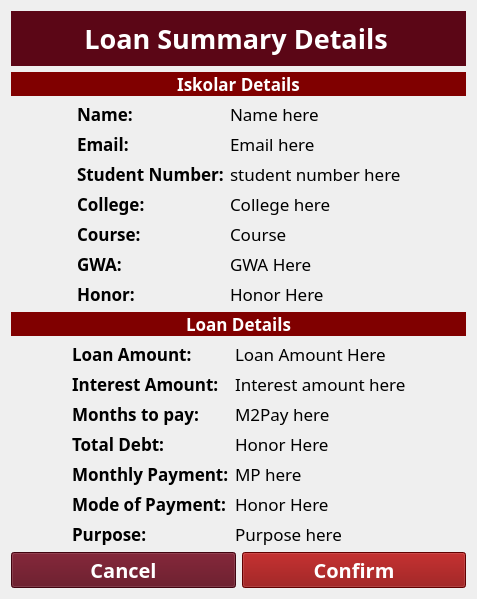
      <widget class="QWidget" name="summaryPage">
       <layout class="QGridLayout" name="gridLayout_7">
        <item row="0" column="0">
         <layout class="QVBoxLayout" name="verticalLayout_22">
          <item>
           <widget class="QWidget" name="summPageHeader" native="true">
            <property name="maximumSize">
             <size>
              <width>16777215</width>
              <height>71</height>
             </size>
            </property>
            <property name="styleSheet">
             <string notr="true">background-color: rgb(91, 6, 22);</string>
            </property>
            <layout class="QHBoxLayout" name="horizontalLayout_21">
             <property name="leftMargin">
              <number>60</number>
             </property>
             <property name="rightMargin">
              <number>65</number>
             </property>
             <item>
              <layout class="QHBoxLayout" name="horizontalLayout_22">
               <item>
                <widget class="QLabel" name="pupLogo_6">
                 <property name="enabled">
                  <bool>true</bool>
                 </property>
                 <property name="maximumSize">
                  <size>
                   <width>51</width>
                   <height>51</height>
                  </size>
                 </property>
                 <property name="styleSheet">
                  <string notr="true"/>
                 </property>
                 <property name="frameShape">
                  <enum>QFrame::NoFrame</enum>
                 </property>
                 <property name="frameShadow">
                  <enum>QFrame::Plain</enum>
                 </property>
                 <property name="lineWidth">
                  <number>0</number>
                 </property>
                 <property name="text">
                  <string/>
                 </property>
                 <property name="pixmap">
                  <pixmap resource="resources/puplogo.qrc">:/pupLogo/pup_logo.png</pixmap>
                 </property>
                 <property name="scaledContents">
                  <bool>true</bool>
                 </property>
                </widget>
               </item>
               <item>
                <widget class="QLabel" name="titleLabel_6">
                 <property name="font">
                  <font>
                   <family>Atkinson Hyperlegible</family>
                   <pointsize>20</pointsize>
                   <weight>75</weight>
                   <italic>false</italic>
                   <bold>true</bold>
                  </font>
                 </property>
                 <property name="mouseTracking">
                  <bool>true</bool>
                 </property>
                 <property name="contextMenuPolicy">
                  <enum>Qt::DefaultContextMenu</enum>
                 </property>
                 <property name="styleSheet">
                  <string notr="true">color: rgb(255, 255, 255);</string>
                 </property>
                 <property name="frameShape">
                  <enum>QFrame::NoFrame</enum>
                 </property>
                 <property name="lineWidth">
                  <number>0</number>
                 </property>
                 <property name="midLineWidth">
                  <number>0</number>
                 </property>
                 <property name="text">
                  <string>&lt;html&gt;&lt;head/&gt;&lt;body&gt;&lt;p align=&quot;center&quot;&gt;Loan Summary Details&lt;/p&gt;&lt;/body&gt;&lt;/html&gt;</string>
                 </property>
                 <property name="scaledContents">
                  <bool>false</bool>
                 </property>
                 <property name="alignment">
                  <set>Qt::AlignCenter</set>
                 </property>
                 <property name="indent">
                  <number>-1</number>
                 </property>
                </widget>
               </item>
               <item>
                <widget class="QLabel" name="appLogo_6">
                 <property name="maximumSize">
                  <size>
                   <width>51</width>
                   <height>51</height>
                  </size>
                 </property>
                 <property name="frameShape">
                  <enum>QFrame::NoFrame</enum>
                 </property>
                 <property name="lineWidth">
                  <number>0</number>
                 </property>
                 <property name="text">
                  <string/>
                 </property>
                 <property name="pixmap">
                  <pixmap resource="resources/applogo.qrc">:/appLogo/app_logo.png</pixmap>
                 </property>
                 <property name="scaledContents">
                  <bool>true</bool>
                 </property>
                </widget>
               </item>
              </layout>
             </item>
            </layout>
           </widget>
          </item>
          <item>
           <widget class="QLabel" name="iskoDetailsTitle_3">
            <property name="maximumSize">
             <size>
              <width>16777215</width>
              <height>24</height>
             </size>
            </property>
            <property name="font">
             <font>
              <family>Atkinson Hyperlegible</family>
              <pointsize>13</pointsize>
              <weight>75</weight>
              <bold>true</bold>
             </font>
            </property>
            <property name="styleSheet">
             <string notr="true">color: rgb(255, 255, 255);
background-color: rgb(128, 0, 0);</string>
            </property>
            <property name="text">
             <string>Iskolar Details</string>
            </property>
            <property name="alignment">
             <set>Qt::AlignCenter</set>
            </property>
           </widget>
          </item>
          <item>
           <layout class="QHBoxLayout" name="horizontalLayout_23">
            <item>
             <spacer name="horizontalSpacer_12">
              <property name="orientation">
               <enum>Qt::Horizontal</enum>
              </property>
              <property name="sizeHint" stdset="0">
               <size>
                <width>40</width>
                <height>20</height>
               </size>
              </property>
             </spacer>
            </item>
            <item>
             <layout class="QVBoxLayout" name="verticalLayout_16">
              <item>
               <widget class="QLabel" name="nameLabel_3">
                <property name="font">
                 <font>
                  <family>Atkinson Hyperlegible</family>
                  <pointsize>13</pointsize>
                  <weight>75</weight>
                  <bold>true</bold>
                 </font>
                </property>
                <property name="text">
                 <string>Name:</string>
                </property>
               </widget>
              </item>
              <item>
               <widget class="QLabel" name="emailLabel">
                <property name="font">
                 <font>
                  <family>Atkinson Hyperlegible</family>
                  <pointsize>13</pointsize>
                  <weight>75</weight>
                  <bold>true</bold>
                 </font>
                </property>
                <property name="text">
                 <string>Email:</string>
                </property>
               </widget>
              </item>
              <item>
               <widget class="QLabel" name="studentNumLabel_3">
                <property name="font">
                 <font>
                  <family>Atkinson Hyperlegible</family>
                  <pointsize>13</pointsize>
                  <weight>75</weight>
                  <bold>true</bold>
                 </font>
                </property>
                <property name="text">
                 <string>Student Number:</string>
                </property>
               </widget>
              </item>
              <item>
               <widget class="QLabel" name="collegeLabel">
                <property name="font">
                 <font>
                  <family>Atkinson Hyperlegible</family>
                  <pointsize>13</pointsize>
                  <weight>75</weight>
                  <bold>true</bold>
                 </font>
                </property>
                <property name="text">
                 <string>College:</string>
                </property>
               </widget>
              </item>
              <item>
               <widget class="QLabel" name="courseLabel_3">
                <property name="font">
                 <font>
                  <family>Atkinson Hyperlegible</family>
                  <pointsize>13</pointsize>
                  <weight>75</weight>
                  <bold>true</bold>
                 </font>
                </property>
                <property name="text">
                 <string>Course:</string>
                </property>
               </widget>
              </item>
              <item>
               <widget class="QLabel" name="gwaLabel_2">
                <property name="font">
                 <font>
                  <family>Atkinson Hyperlegible</family>
                  <pointsize>13</pointsize>
                  <weight>75</weight>
                  <bold>true</bold>
                 </font>
                </property>
                <property name="text">
                 <string>GWA:</string>
                </property>
               </widget>
              </item>
              <item>
               <widget class="QLabel" name="honorLabel_2">
                <property name="font">
                 <font>
                  <family>Atkinson Hyperlegible</family>
                  <pointsize>13</pointsize>
                  <weight>75</weight>
                  <bold>true</bold>
                 </font>
                </property>
                <property name="text">
                 <string>Honor:</string>
                </property>
               </widget>
              </item>
             </layout>
            </item>
            <item>
             <layout class="QVBoxLayout" name="verticalLayout_17">
              <item>
               <widget class="QLabel" name="nameSummDisplay">
                <property name="font">
                 <font>
                  <family>Atkinson Hyperlegible</family>
                  <pointsize>13</pointsize>
                  <weight>50</weight>
                  <bold>false</bold>
                 </font>
                </property>
                <property name="text">
                 <string>Name here</string>
                </property>
               </widget>
              </item>
              <item>
               <widget class="QLabel" name="emailSummDisplay">
                <property name="font">
                 <font>
                  <family>Atkinson Hyperlegible</family>
                  <pointsize>13</pointsize>
                  <weight>50</weight>
                  <bold>false</bold>
                 </font>
                </property>
                <property name="text">
                 <string>Email here</string>
                </property>
               </widget>
              </item>
              <item>
               <widget class="QLabel" name="studentNumSummDisplay">
                <property name="font">
                 <font>
                  <family>Atkinson Hyperlegible</family>
                  <pointsize>13</pointsize>
                  <weight>50</weight>
                  <bold>false</bold>
                 </font>
                </property>
                <property name="text">
                 <string>student number here</string>
                </property>
               </widget>
              </item>
              <item>
               <widget class="QLabel" name="collegeSummDisplay">
                <property name="font">
                 <font>
                  <family>Atkinson Hyperlegible</family>
                  <pointsize>13</pointsize>
                  <weight>50</weight>
                  <bold>false</bold>
                 </font>
                </property>
                <property name="text">
                 <string>College here</string>
                </property>
               </widget>
              </item>
              <item>
               <widget class="QLabel" name="courseSummDisplay">
                <property name="font">
                 <font>
                  <family>Atkinson Hyperlegible</family>
                  <pointsize>13</pointsize>
                  <weight>50</weight>
                  <bold>false</bold>
                 </font>
                </property>
                <property name="text">
                 <string>Course</string>
                </property>
               </widget>
              </item>
              <item>
               <widget class="QLabel" name="gwaSummDisplay">
                <property name="font">
                 <font>
                  <family>Atkinson Hyperlegible</family>
                  <pointsize>13</pointsize>
                  <weight>50</weight>
                  <bold>false</bold>
                 </font>
                </property>
                <property name="text">
                 <string>GWA Here</string>
                </property>
               </widget>
              </item>
              <item>
               <widget class="QLabel" name="honorSummDisplay">
                <property name="font">
                 <font>
                  <family>Atkinson Hyperlegible</family>
                  <pointsize>13</pointsize>
                  <weight>50</weight>
                  <bold>false</bold>
                 </font>
                </property>
                <property name="text">
                 <string>Honor Here</string>
                </property>
               </widget>
              </item>
             </layout>
            </item>
            <item>
             <spacer name="horizontalSpacer_9">
              <property name="orientation">
               <enum>Qt::Horizontal</enum>
              </property>
              <property name="sizeHint" stdset="0">
               <size>
                <width>40</width>
                <height>20</height>
               </size>
              </property>
             </spacer>
            </item>
           </layout>
          </item>
          <item>
           <widget class="QLabel" name="iskoDetailsTitle_4">
            <property name="maximumSize">
             <size>
              <width>16777215</width>
              <height>24</height>
             </size>
            </property>
            <property name="font">
             <font>
              <family>Atkinson Hyperlegible</family>
              <pointsize>13</pointsize>
              <weight>75</weight>
              <bold>true</bold>
             </font>
            </property>
            <property name="styleSheet">
             <string notr="true">color: rgb(255, 255, 255);
background-color: rgb(128, 0, 0);</string>
            </property>
            <property name="text">
             <string>Loan Details</string>
            </property>
            <property name="alignment">
             <set>Qt::AlignCenter</set>
            </property>
           </widget>
          </item>
          <item>
           <layout class="QHBoxLayout" name="horizontalLayout_24">
            <item>
             <spacer name="horizontalSpacer_13">
              <property name="orientation">
               <enum>Qt::Horizontal</enum>
              </property>
              <property name="sizeHint" stdset="0">
               <size>
                <width>40</width>
                <height>20</height>
               </size>
              </property>
             </spacer>
            </item>
            <item>
             <layout class="QVBoxLayout" name="verticalLayout_20">
              <item>
               <widget class="QLabel" name="loanAmountLabel_3">
                <property name="font">
                 <font>
                  <family>Atkinson Hyperlegible</family>
                  <pointsize>13</pointsize>
                  <weight>75</weight>
                  <bold>true</bold>
                 </font>
                </property>
                <property name="text">
                 <string>Loan Amount:</string>
                </property>
               </widget>
              </item>
              <item>
               <widget class="QLabel" name="interestAmountLabel_2">
                <property name="font">
                 <font>
                  <family>Atkinson Hyperlegible</family>
                  <pointsize>13</pointsize>
                  <weight>75</weight>
                  <bold>true</bold>
                 </font>
                </property>
                <property name="text">
                 <string>Interest Amount:</string>
                </property>
               </widget>
              </item>
              <item>
               <widget class="QLabel" name="paymentDurationDisplay_3">
                <property name="font">
                 <font>
                  <family>Atkinson Hyperlegible</family>
                  <pointsize>13</pointsize>
                  <weight>75</weight>
                  <bold>true</bold>
                 </font>
                </property>
                <property name="text">
                 <string>Months to pay:</string>
                </property>
               </widget>
              </item>
              <item>
               <widget class="QLabel" name="totalDebtLabel_2">
                <property name="font">
                 <font>
                  <family>Atkinson Hyperlegible</family>
                  <pointsize>13</pointsize>
                  <weight>75</weight>
                  <bold>true</bold>
                 </font>
                </property>
                <property name="text">
                 <string>Total Debt:</string>
                </property>
               </widget>
              </item>
              <item>
               <widget class="QLabel" name="monthPaymentLabel_2">
                <property name="font">
                 <font>
                  <family>Atkinson Hyperlegible</family>
                  <pointsize>13</pointsize>
                  <weight>75</weight>
                  <bold>true</bold>
                 </font>
                </property>
                <property name="text">
                 <string>Monthly Payment:</string>
                </property>
               </widget>
              </item>
              <item>
               <widget class="QLabel" name="modePaymentLabel_2">
                <property name="font">
                 <font>
                  <family>Atkinson Hyperlegible</family>
                  <pointsize>13</pointsize>
                  <weight>75</weight>
                  <bold>true</bold>
                 </font>
                </property>
                <property name="text">
                 <string>Mode of Payment:</string>
                </property>
               </widget>
              </item>
              <item>
               <widget class="QLabel" name="purposeLabel_2">
                <property name="font">
                 <font>
                  <family>Atkinson Hyperlegible</family>
                  <pointsize>13</pointsize>
                  <weight>75</weight>
                  <bold>true</bold>
                 </font>
                </property>
                <property name="text">
                 <string>Purpose:</string>
                </property>
               </widget>
              </item>
             </layout>
            </item>
            <item>
             <layout class="QVBoxLayout" name="verticalLayout_21">
              <item>
               <widget class="QLabel" name="loanAmountSummDisplay">
                <property name="font">
                 <font>
                  <family>Atkinson Hyperlegible</family>
                  <pointsize>13</pointsize>
                  <weight>50</weight>
                  <bold>false</bold>
                 </font>
                </property>
                <property name="text">
                 <string>Loan Amount Here</string>
                </property>
               </widget>
              </item>
              <item>
               <widget class="QLabel" name="interestAmountSummDisplay">
                <property name="font">
                 <font>
                  <family>Atkinson Hyperlegible</family>
                  <pointsize>13</pointsize>
                  <weight>50</weight>
                  <bold>false</bold>
                 </font>
                </property>
                <property name="text">
                 <string>Interest amount here</string>
                </property>
               </widget>
              </item>
              <item>
               <widget class="QLabel" name="paymentDurationSummDisplay">
                <property name="font">
                 <font>
                  <family>Atkinson Hyperlegible</family>
                  <pointsize>13</pointsize>
                  <weight>50</weight>
                  <bold>false</bold>
                 </font>
                </property>
                <property name="text">
                 <string>M2Pay here</string>
                </property>
               </widget>
              </item>
              <item>
               <widget class="QLabel" name="totalDebtSummDisplay">
                <property name="font">
                 <font>
                  <family>Atkinson Hyperlegible</family>
                  <pointsize>13</pointsize>
                  <weight>50</weight>
                  <bold>false</bold>
                 </font>
                </property>
                <property name="text">
                 <string>Honor Here</string>
                </property>
               </widget>
              </item>
              <item>
               <widget class="QLabel" name="monthPaymentSummDisplay">
                <property name="font">
                 <font>
                  <family>Atkinson Hyperlegible</family>
                  <pointsize>13</pointsize>
                  <weight>50</weight>
                  <bold>false</bold>
                 </font>
                </property>
                <property name="text">
                 <string>MP here</string>
                </property>
               </widget>
              </item>
              <item>
               <widget class="QLabel" name="modePaymentSummDisplay">
                <property name="font">
                 <font>
                  <family>Atkinson Hyperlegible</family>
                  <pointsize>13</pointsize>
                  <weight>50</weight>
                  <bold>false</bold>
                 </font>
                </property>
                <property name="text">
                 <string>Honor Here</string>
                </property>
               </widget>
              </item>
              <item>
               <widget class="QLabel" name="purposeSummDisplay">
                <property name="font">
                 <font>
                  <family>Atkinson Hyperlegible</family>
                  <pointsize>13</pointsize>
                  <weight>50</weight>
                  <bold>false</bold>
                 </font>
                </property>
                <property name="text">
                 <string>Purpose here</string>
                </property>
               </widget>
              </item>
             </layout>
            </item>
            <item>
             <spacer name="horizontalSpacer_11">
              <property name="orientation">
               <enum>Qt::Horizontal</enum>
              </property>
              <property name="sizeHint" stdset="0">
               <size>
                <width>40</width>
                <height>20</height>
               </size>
              </property>
             </spacer>
            </item>
           </layout>
          </item>
          <item>
           <layout class="QHBoxLayout" name="horizontalLayout_25">
            <item>
             <widget class="QPushButton" name="applyConfirmBtn_2">
              <property name="font">
               <font>
                <family>Atkinson Hyperlegible</family>
                <pointsize>15</pointsize>
                <weight>75</weight>
                <bold>true</bold>
               </font>
              </property>
              <property name="styleSheet">
               <string notr="true">color: rgb(255, 255, 255);
background-color: rgb(91, 6, 22);</string>
              </property>
              <property name="text">
               <string>Cancel</string>
              </property>
             </widget>
            </item>
            <item>
             <widget class="QPushButton" name="applyConfirmBtn_3">
              <property name="font">
               <font>
                <family>Atkinson Hyperlegible</family>
                <pointsize>15</pointsize>
                <weight>75</weight>
                <bold>true</bold>
               </font>
              </property>
              <property name="styleSheet">
               <string notr="true">color: rgb(255, 255, 255);
background-color: rgb(136, 0, 0);</string>
              </property>
              <property name="text">
               <string>Confirm</string>
              </property>
             </widget>
            </item>
           </layout>
          </item>
         </layout>
        </item>
       </layout>
      </widget>
